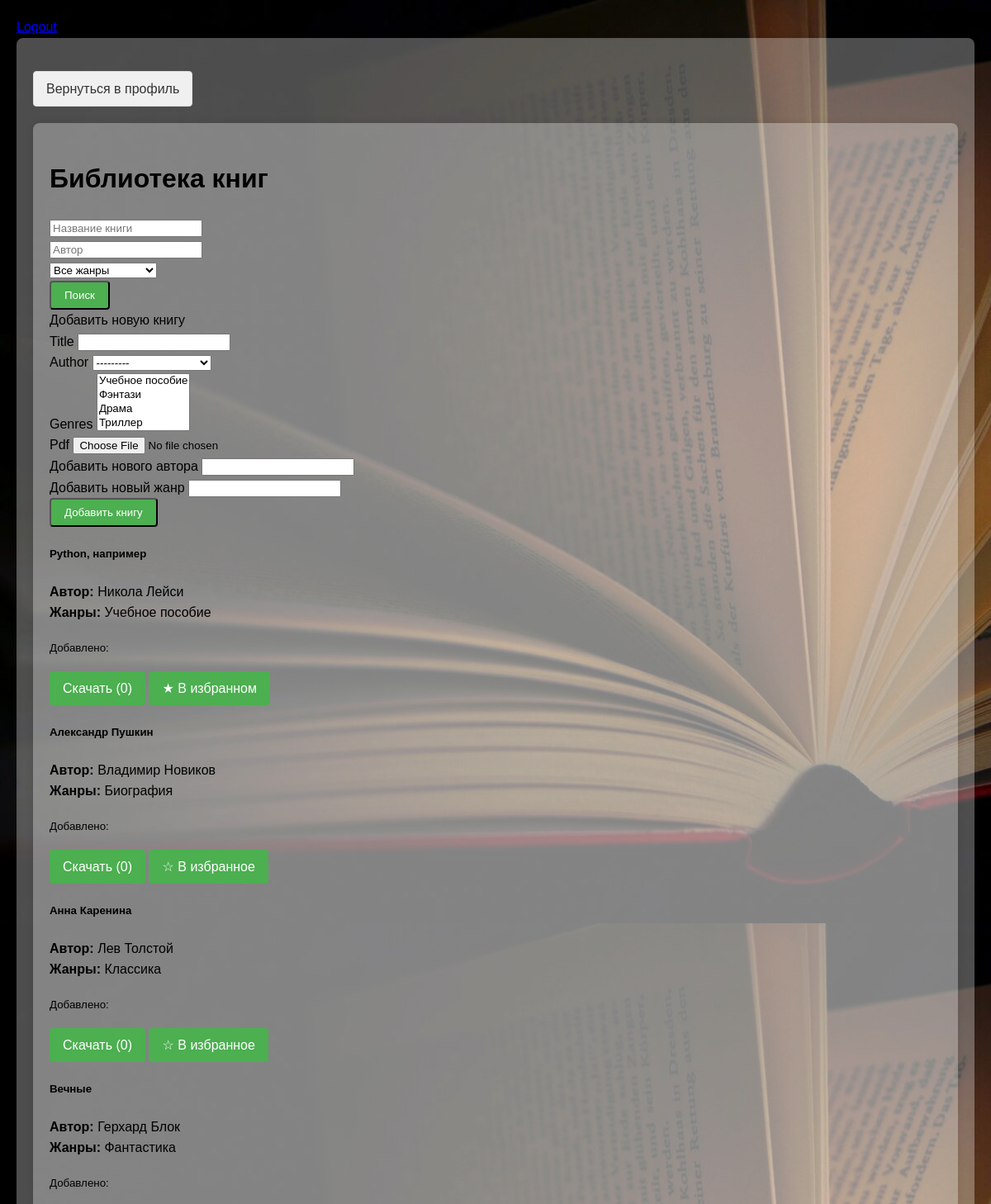
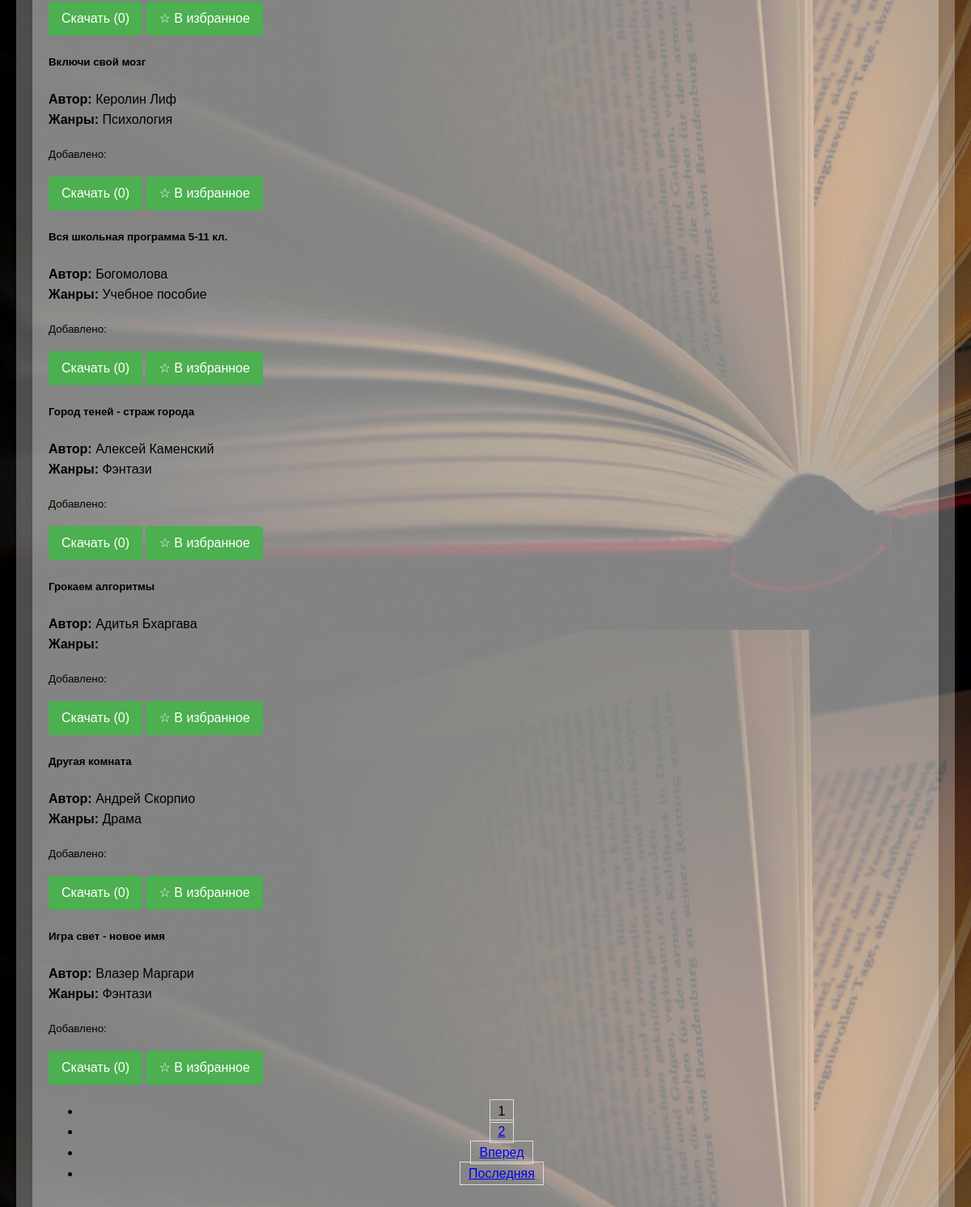
The app's page /home/books/ (signed in) with its own data (2 pictures, top to bottom).
### ebooklibApp/models.py (models this page shows, shortened)
class Book(models.Model):
    title = models.CharField(max_length=200)
    author = models.ForeignKey('Author', on_delete=models.CASCADE)
    genres = models.ManyToManyField('Genre', blank=True)
    pdf = models.FileField(upload_to='books/')
    uploaded_by = models.ForeignKey(User, on_delete=models.CASCADE, null=True, blank=True)
    uploaded_at = models.DateTimeField(auto_now_add=True)
    marked_by = models.ManyToManyField(User, related_name='marked_books', blank=True)
    downloads = models.PositiveIntegerField(default=0)

class Author(models.Model):
    name = models.CharField(max_length=100)
    def __str__(self):
        return self.name

class Genre(models.Model):
    name = models.CharField(max_length=100)
    def __str__(self):
        return self.name

### ebooklibApp/views.py (the view)
# urls.py: path('books/', views.books_view, name='books'),
@login_required
def books_view(request):
    search_params = {
        'title': request.GET.get('title', '').strip(),
        'author': request.GET.get('author', '').strip(),
        'genre': request.GET.get('genre', '').strip()
    }
    books = Book.objects.all().order_by('title')
    if search_params['title']:
        books = books.filter(title__icontains=search_params['title'])
    if search_params['author']:
        books = books.filter(author__name__icontains=search_params['author'])
    if search_params['genre']:
        books = books.filter(genres__name__icontains=search_params['genre'])
    paginator = Paginator(books, 10)
    page_number = request.GET.get('page')
    try:
        page_obj = paginator.page(page_number)
    except PageNotAnInteger:
        page_obj = paginator.page(1)
    except EmptyPage:
        page_obj = paginator.page(paginator.num_pages)
    if any(search_params.values()):
        for page_num in page_obj.paginator.page_range:
            page_obj.paginator.page(page_num).search_params = search_params
    if request.method == 'POST':
        form = BookForm(request.POST, request.FILES)
        if form.is_valid():
            book = form.save(commit=False)
            book.uploaded_by = request.user
            book.save()
            form.save_m2m()
            messages.success(request, 'Книга успешно добавлена!')
            return redirect('books')
    else:
        form = BookForm()
    context = {
        'page_obj': page_obj,
        'form': form,
        'genres': Genre.objects.all(),
        'title_query': search_params['title'],
        'author_query': search_params['author'],
        'genre_query': search_params['genre'],
    }
    return render(request, 'ebooklibApp/books.html', context)

### ebooklibApp/forms.py (shortened to what this page needs)
class BookForm(forms.ModelForm):
    new_author = forms.CharField(max_length=200, required=False, label="Добавить нового автора")
    new_genre = forms.CharField(max_length=100, required=False, label="Добавить новый жанр")
    class Meta:
        model = Book
        fields = ['title', 'author', 'genres', 'pdf', 'new_author', 'new_genre']
    def __init__(self, *args, **kwargs):
        super().__init__(*args, **kwargs)
        self.fields['author'].required = False
        self.fields['genres'].required = False

### ebooklibApp/templates/ebooklibApp/books.html (shortened to what this page needs)
{% extends 'ebooklibApp/base.html' %}
{% block content %}
<a href="{% url 'profile' %}" class="btn-back">Вернуться в профиль</a>
<div class="container mt-4">
    <h1 class="mb-4">Библиотека книг</h1>
    <div class="card mb-4">
        <div class="card-body">
            <form method="get" action="{% url 'books' %}">
                <div class="row">
                    <div class="col-md-4">
                        <input type="text" name="title" class="form-control" placeholder="Название книги" value="{{ title_query }}">
                    </div>
                    <div class="col-md-3">
                        <input type="text" name="author" class="form-control" placeholder="Автор" value="{{ author_query }}">
                    </div>
                    <div class="col-md-3">
                        <select name="genre" class="form-select">
                            <option value="">Все жанры</option>
                        </select>
                    </div>
                    <div class="col-md-2">
                        <button type="submit" class="btn btn-primary w-100">Поиск</button>
                    </div>
                </div>
            </form>
        </div>
    </div>
    {% if user.is_authenticated %}
    <div class="card mb-4">
        <div class="card-header">Добавить новую книгу</div>
        <div class="card-body">
            <form method="post" enctype="multipart/form-data">
                <div class="row g-3">
                    {% for field in form %}
                    <div class="col-md-{% if field.name == 'file' %}12{% else %}6{% endif %}">
                        <label for="{{ field.id_for_label }}" class="form-label">{{ field.label }}</label>
                        {{ field }}
                    </div>
                    {% endfor %}
                    <div class="col-12">
                        <button type="submit" class="btn btn-success">Добавить книгу</button>
                    </div>
                </div>
            </form>
        </div>
    </div>
    {% endif %}
    <div class="row">
        {% for book in page_obj %}
        <div class="col-md-4 mb-4">
            <div class="card h-100">
                <div class="card-body">
                    <h5 class="card-title">{{ book.title }}</h5>
                    <p class="card-text">
                        <strong>Автор:</strong> {{ book.author.name }}<br>
                        <strong>Жанры:</strong>
                        {% for genre in book.genres.all %}
                        <span class="badge bg-secondary">{{ genre.name }}</span>
                        {% endfor %}
                    </p>
                    <p class="card-text"><small class="text-muted">Добавлено: {{ book.upload_date|date:"d.m.Y" }}</small></p>
                </div>
                <div class="card-footer bg-transparent">
                    <div class="d-flex justify-content-between">
                        <a href="{% url 'download_book' book.id %}" class="btn btn-sm btn-outline-primary">
                            Скачать ({{ book.downloads }})
                        </a>
                        {% if user.is_authenticated %}
                        <a href="{% url 'mark_book' book.id %}" class="btn btn-sm {% if user in book.marked_by.all %}btn-warning{% else %}btn-outline-secondary{% endif %}">
                            {% if user in book.marked_by.all %}★ В избранном{% else %}☆ В избранное{% endif %}
                        </a>
                        {% endif %}
                    </div>
                </div>
            </div>
        </div>
        {% empty %}
        <div class="col-12">
            <div class="alert alert-info">Книги не найдены. Попробуйте изменить параметры поиска.</div>
        </div>
        {% endfor %}
    </div>
    {% if page_obj.paginator.num_pages > 1 %}
    <nav aria-label="Page navigation">
        <ul class="pagination justify-content-center">
            {% for num in page_obj.paginator.page_range %}
            {% if page_obj.number == num %}
            <li class="page-item active"><a class="page-link">{{ num }}</a></li>
            {% elif num > page_obj.number|add:'-3' and num < page_obj.number|add:'3' %}
            <li class="page-item">
                <a class="page-link" href="?page={{ num }}">{{ num }}</a>
            </li>
            {% endif %}
            {% endfor %}
            {% if page_obj.has_next %}
            <li class="page-item">
                <a class="page-link" href="?page={{ page_obj.next_page_number }}">Вперед</a>
            </li>
            <li class="page-item">
                <a class="page-link" href="?page={{ page_obj.paginator.num_pages }}">Последняя</a>
            </li>
            {% endif %}
        </ul>
    </nav>
    {% endif %}
</div>
{% endblock %}

### ebooklibApp/templates/ebooklibApp/base.html (shortened to what this page needs)
{% load static %}
<!DOCTYPE html>
<html>
<head>
    <link rel="stylesheet" href="{% static 'css/style.css' %}">
</head>
<body>
    {% if request.user.is_authenticated %}
    <a href="{% url 'logout' %}"> Logout </a>
    {% endif %}
    <div class="container">
        {% block content %}
        {% endblock %}
    </div>
</body>
</html>

### static/css/style.css (style rules this page uses)
body { font-family: Arial, sans-serif; line-height: 1.6; margin: 0; padding: 20px; background-image: url(/static/images/picture_site3.jpg); }
.container { max-width: 1200px; margin: 0 auto; padding: 20px; background: rgba(255, 255, 255, 0.3); border-radius: 8px; box-shadow: 0 0 10px rgba(0,0,0,0.1); }
.btn { display: inline-block; padding: 8px 16px; background: #4CAF50; color: white; text-decoration: none; border-radius: 4px; }
.pagination { margin: 20px 0; text-align: center; }
.pagination a { padding: 5px 10px; margin: 0 5px; border: 1px solid #ddd; }
.btn-back { display: inline-block; padding: 8px 15px; background: #f0f0f0; color: #333; text-decoration: none; border-radius: 4px; border: 1px solid #ddd; margin: 20px 0; transition: all 0.3s; }

### records on screen
Book: title "Python, например", author.name "Никола Лейси", downloads "0", shows "★ В избранном"
Genre: name "Учебное пособие"
Book: title "Александр Пушкин", author.name "Владимир Новиков", downloads "0", shows "☆ В избранное"
Genre: name "Биография"
Book: title "Анна Каренина", author.name "Лев Толстой", downloads "0", shows "☆ В избранное"
Genre: name "Классика"
Book: title "Вечные", author.name "Герхард Блок", downloads "0", shows "☆ В избранное"
Genre: name "Фантастика"
Book: title "Включи свой мозг", author.name "Керолин Лиф", downloads "0", shows "☆ В избранное"
Genre: name "Психология"
Book: title "Вся школьная программа 5-11 кл.", author.name "Богомолова", downloads "0", shows "☆ В избранное"
Book: title "Город теней - страж города", author.name "Алексей Каменский", downloads "0", shows "☆ В избранное"
Genre: name "Фэнтази"
Book: title "Грокаем алгоритмы", author.name "Адитья Бхаргава", downloads "0", shows "☆ В избранное"
Book: title "Другая комната", author.name "Андрей Скорпио", downloads "0", shows "☆ В избранное"
Genre: name "Драма"
Book: title "Игра свет - новое имя", author.name "Влазер Маргари", downloads "0", shows "☆ В избранное"

### other values on screen
{{ field.label }} "Title" "Author" "Genres" "Pdf" "Добавить нового автора" "Добавить новый жанр"
{{ num }} "1"
{{ num }} "2"
